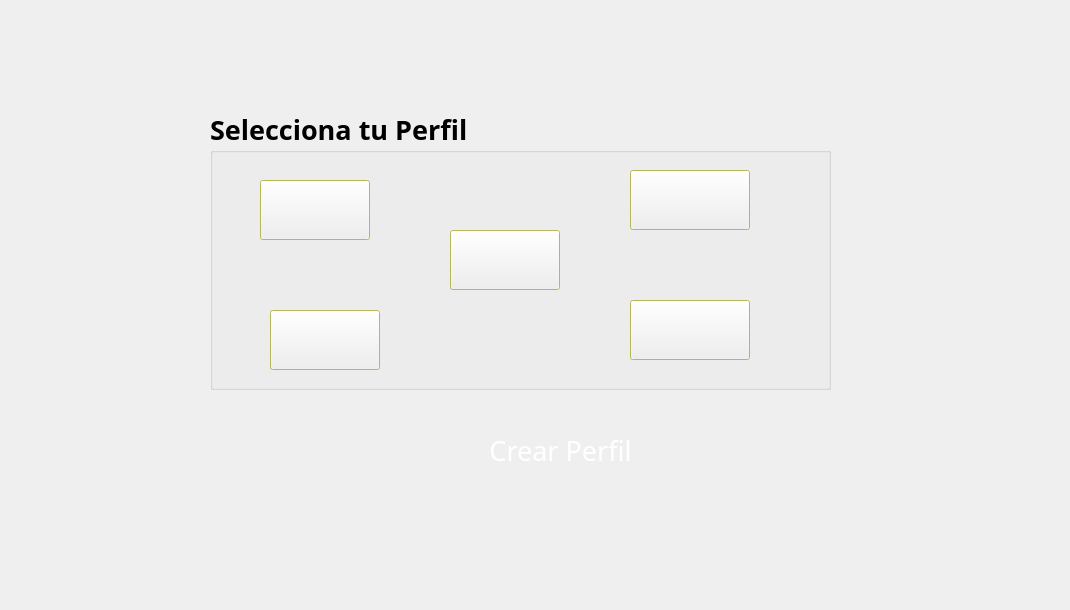
    <widget class="QWidget" name="Profiles">
     <widget class="QLabel" name="label_22">
      <property name="geometry">
       <rect>
        <x>80</x>
        <y>200</y>
        <width>20</width>
        <height>290</height>
       </rect>
      </property>
      <property name="text">
       <string/>
      </property>
      <property name="pixmap">
       <pixmap resource="Images.qrc">:/images/Cables.png</pixmap>
      </property>
     </widget>
     <widget class="QLabel" name="label_23">
      <property name="geometry">
       <rect>
        <x>80</x>
        <y>0</y>
        <width>20</width>
        <height>200</height>
       </rect>
      </property>
      <property name="text">
       <string/>
      </property>
      <property name="pixmap">
       <pixmap resource="Images.qrc">:/images/Cables.png</pixmap>
      </property>
     </widget>
     <widget class="QLabel" name="label_25">
      <property name="geometry">
       <rect>
        <x>100</x>
        <y>0</y>
        <width>20</width>
        <height>200</height>
       </rect>
      </property>
      <property name="text">
       <string/>
      </property>
      <property name="pixmap">
       <pixmap resource="Images.qrc">:/images/Cables.png</pixmap>
      </property>
     </widget>
     <widget class="QLabel" name="label_24">
      <property name="geometry">
       <rect>
        <x>100</x>
        <y>200</y>
        <width>20</width>
        <height>290</height>
       </rect>
      </property>
      <property name="text">
       <string/>
      </property>
      <property name="pixmap">
       <pixmap resource="Images.qrc">:/images/Cables.png</pixmap>
      </property>
     </widget>
     <widget class="QLabel" name="label_21">
      <property name="geometry">
       <rect>
        <x>70</x>
        <y>490</y>
        <width>121</width>
        <height>111</height>
       </rect>
      </property>
      <property name="text">
       <string/>
      </property>
      <property name="pixmap">
       <pixmap resource="Images.qrc">:/images/Centro de Mando.png</pixmap>
      </property>
      <property name="scaledContents">
       <bool>true</bool>
      </property>
     </widget>
     <widget class="QLabel" name="label_16">
      <property name="geometry">
       <rect>
        <x>370</x>
        <y>540</y>
        <width>61</width>
        <height>61</height>
       </rect>
      </property>
      <property name="text">
       <string/>
      </property>
      <property name="pixmap">
       <pixmap resource="Images.qrc">:/images/Caja1.png</pixmap>
      </property>
     </widget>
     <widget class="QLabel" name="label_10">
      <property name="geometry">
       <rect>
        <x>290</x>
        <y>490</y>
        <width>81</width>
        <height>71</height>
       </rect>
      </property>
      <property name="text">
       <string/>
      </property>
      <property name="pixmap">
       <pixmap resource="Images.qrc">:/images/Caja1.png</pixmap>
      </property>
      <property name="scaledContents">
       <bool>true</bool>
      </property>
     </widget>
     <widget class="QLabel" name="label_15">
      <property name="geometry">
       <rect>
        <x>250</x>
        <y>560</y>
        <width>51</width>
        <height>41</height>
       </rect>
      </property>
      <property name="text">
       <string/>
      </property>
      <property name="pixmap">
       <pixmap resource="Images.qrc">:/images/Caja1.png</pixmap>
      </property>
      <property name="scaledContents">
       <bool>true</bool>
      </property>
     </widget>
     <widget class="QLabel" name="label_13">
      <property name="geometry">
       <rect>
        <x>600</x>
        <y>540</y>
        <width>61</width>
        <height>61</height>
       </rect>
      </property>
      <property name="text">
       <string/>
      </property>
      <property name="pixmap">
       <pixmap resource="Images.qrc">:/images/Caja1.png</pixmap>
      </property>
     </widget>
     <widget class="QLabel" name="label_14">
      <property name="geometry">
       <rect>
        <x>660</x>
        <y>540</y>
        <width>61</width>
        <height>61</height>
       </rect>
      </property>
      <property name="text">
       <string/>
      </property>
      <property name="pixmap">
       <pixmap resource="Images.qrc">:/images/Caja1.png</pixmap>
      </property>
     </widget>
     <widget class="QPushButton" name="btn_ir_CrearPerfil">
      <property name="geometry">
       <rect>
        <x>450</x>
        <y>420</y>
        <width>221</width>
        <height>60</height>
       </rect>
      </property>
      <property name="palette">
       <palette>
        <active>
         <colorrole role="ButtonText">
          <brush brushstyle="SolidPattern">
           <color alpha="255">
            <red>255</red>
            <green>255</green>
            <blue>255</blue>
           </color>
          </brush>
         </colorrole>
        </active>
        <inactive>
         <colorrole role="ButtonText">
          <brush brushstyle="SolidPattern">
           <color alpha="255">
            <red>255</red>
            <green>255</green>
            <blue>255</blue>
           </color>
          </brush>
         </colorrole>
        </inactive>
        <disabled>
         <colorrole role="ButtonText">
          <brush brushstyle="SolidPattern">
           <color alpha="255">
            <red>120</red>
            <green>120</green>
            <blue>120</blue>
           </color>
          </brush>
         </colorrole>
        </disabled>
       </palette>
      </property>
      <property name="font">
       <font>
        <family>Showcard Gothic</family>
        <pointsize>20</pointsize>
       </font>
      </property>
      <property name="text">
       <string>Crear Perfil</string>
      </property>
      <property name="flat">
       <bool>true</bool>
      </property>
     </widget>
     <widget class="QLabel" name="label_17">
      <property name="geometry">
       <rect>
        <x>850</x>
        <y>490</y>
        <width>61</width>
        <height>61</height>
       </rect>
      </property>
      <property name="text">
       <string/>
      </property>
      <property name="pixmap">
       <pixmap resource="Images.qrc">:/images/Caja1.png</pixmap>
      </property>
     </widget>
     <widget class="QLabel" name="label_11">
      <property name="geometry">
       <rect>
        <x>1000</x>
        <y>10</y>
        <width>61</width>
        <height>431</height>
       </rect>
      </property>
      <property name="text">
       <string/>
      </property>
      <property name="pixmap">
       <pixmap resource="Images.qrc">:/images/Cables.png</pixmap>
      </property>
     </widget>
     <widget class="QLabel" name="label_12">
      <property name="geometry">
       <rect>
        <x>980</x>
        <y>440</y>
        <width>61</width>
        <height>61</height>
       </rect>
      </property>
      <property name="text">
       <string/>
      </property>
      <property name="pixmap">
       <pixmap resource="Images.qrc">:/images/Caja1.png</pixmap>
      </property>
     </widget>
     <widget class="QGroupBox" name="groupBox">
      <property name="enabled">
       <bool>true</bool>
      </property>
      <property name="geometry">
       <rect>
        <x>210</x>
        <y>110</y>
        <width>621</width>
        <height>280</height>
       </rect>
      </property>
      <property name="palette">
       <palette>
        <active>
         <colorrole role="WindowText">
          <brush brushstyle="SolidPattern">
           <color alpha="255">
            <red>0</red>
            <green>0</green>
            <blue>0</blue>
           </color>
          </brush>
         </colorrole>
         <colorrole role="Base">
          <brush brushstyle="SolidPattern">
           <color alpha="255">
            <red>255</red>
            <green>255</green>
            <blue>255</blue>
           </color>
          </brush>
         </colorrole>
         <colorrole role="Window">
          <brush brushstyle="SolidPattern">
           <color alpha="255">
            <red>255</red>
            <green>255</green>
            <blue>127</blue>
           </color>
          </brush>
         </colorrole>
        </active>
        <inactive>
         <colorrole role="WindowText">
          <brush brushstyle="SolidPattern">
           <color alpha="255">
            <red>0</red>
            <green>0</green>
            <blue>0</blue>
           </color>
          </brush>
         </colorrole>
         <colorrole role="Base">
          <brush brushstyle="SolidPattern">
           <color alpha="255">
            <red>255</red>
            <green>255</green>
            <blue>255</blue>
           </color>
          </brush>
         </colorrole>
         <colorrole role="Window">
          <brush brushstyle="SolidPattern">
           <color alpha="255">
            <red>255</red>
            <green>255</green>
            <blue>127</blue>
           </color>
          </brush>
         </colorrole>
        </inactive>
        <disabled>
         <colorrole role="WindowText">
          <brush brushstyle="SolidPattern">
           <color alpha="255">
            <red>120</red>
            <green>120</green>
            <blue>120</blue>
           </color>
          </brush>
         </colorrole>
         <colorrole role="Base">
          <brush brushstyle="SolidPattern">
           <color alpha="255">
            <red>255</red>
            <green>255</green>
            <blue>127</blue>
           </color>
          </brush>
         </colorrole>
         <colorrole role="Window">
          <brush brushstyle="SolidPattern">
           <color alpha="255">
            <red>255</red>
            <green>255</green>
            <blue>127</blue>
           </color>
          </brush>
         </colorrole>
        </disabled>
       </palette>
      </property>
      <property name="font">
       <font>
        <family>Showcard Gothic</family>
        <pointsize>20</pointsize>
        <weight>75</weight>
        <bold>true</bold>
       </font>
      </property>
      <property name="title">
       <string>Selecciona tu Perfil</string>
      </property>
      <property name="flat">
       <bool>true</bool>
      </property>
      <widget class="QPushButton" name="player1">
       <property name="geometry">
        <rect>
         <x>50</x>
         <y>70</y>
         <width>110</width>
         <height>60</height>
        </rect>
       </property>
       <property name="palette">
        <palette>
         <active>
          <colorrole role="ButtonText">
           <brush brushstyle="SolidPattern">
            <color alpha="255">
             <red>255</red>
             <green>255</green>
             <blue>255</blue>
            </color>
           </brush>
          </colorrole>
         </active>
         <inactive>
          <colorrole role="ButtonText">
           <brush brushstyle="SolidPattern">
            <color alpha="255">
             <red>255</red>
             <green>255</green>
             <blue>255</blue>
            </color>
           </brush>
          </colorrole>
         </inactive>
         <disabled>
          <colorrole role="ButtonText">
           <brush brushstyle="SolidPattern">
            <color alpha="255">
             <red>120</red>
             <green>120</green>
             <blue>120</blue>
            </color>
           </brush>
          </colorrole>
         </disabled>
        </palette>
       </property>
       <property name="font">
        <font>
         <family>Showcard Gothic</family>
         <pointsize>12</pointsize>
        </font>
       </property>
       <property name="text">
        <string/>
       </property>
      </widget>
      <widget class="QPushButton" name="player2">
       <property name="geometry">
        <rect>
         <x>60</x>
         <y>200</y>
         <width>110</width>
         <height>60</height>
        </rect>
       </property>
       <property name="palette">
        <palette>
         <active>
          <colorrole role="ButtonText">
           <brush brushstyle="SolidPattern">
            <color alpha="255">
             <red>255</red>
             <green>255</green>
             <blue>255</blue>
            </color>
           </brush>
          </colorrole>
         </active>
         <inactive>
          <colorrole role="ButtonText">
           <brush brushstyle="SolidPattern">
            <color alpha="255">
             <red>255</red>
             <green>255</green>
             <blue>255</blue>
            </color>
           </brush>
          </colorrole>
         </inactive>
         <disabled>
          <colorrole role="ButtonText">
           <brush brushstyle="SolidPattern">
            <color alpha="255">
             <red>120</red>
             <green>120</green>
             <blue>120</blue>
            </color>
           </brush>
          </colorrole>
         </disabled>
        </palette>
       </property>
       <property name="font">
        <font>
         <family>Showcard Gothic</family>
         <pointsize>12</pointsize>
        </font>
       </property>
       <property name="text">
        <string/>
       </property>
      </widget>
      <widget class="QPushButton" name="player3">
       <property name="geometry">
        <rect>
         <x>240</x>
         <y>120</y>
         <width>110</width>
         <height>60</height>
        </rect>
       </property>
       <property name="palette">
        <palette>
         <active>
          <colorrole role="ButtonText">
           <brush brushstyle="SolidPattern">
            <color alpha="255">
             <red>255</red>
             <green>255</green>
             <blue>255</blue>
            </color>
           </brush>
          </colorrole>
         </active>
         <inactive>
          <colorrole role="ButtonText">
           <brush brushstyle="SolidPattern">
            <color alpha="255">
             <red>255</red>
             <green>255</green>
             <blue>255</blue>
            </color>
           </brush>
          </colorrole>
         </inactive>
         <disabled>
          <colorrole role="ButtonText">
           <brush brushstyle="SolidPattern">
            <color alpha="255">
             <red>120</red>
             <green>120</green>
             <blue>120</blue>
            </color>
           </brush>
          </colorrole>
         </disabled>
        </palette>
       </property>
       <property name="font">
        <font>
         <family>Showcard Gothic</family>
         <pointsize>12</pointsize>
        </font>
       </property>
       <property name="text">
        <string/>
       </property>
      </widget>
      <widget class="QPushButton" name="player4">
       <property name="geometry">
        <rect>
         <x>420</x>
         <y>60</y>
         <width>120</width>
         <height>60</height>
        </rect>
       </property>
       <property name="palette">
        <palette>
         <active>
          <colorrole role="ButtonText">
           <brush brushstyle="SolidPattern">
            <color alpha="255">
             <red>255</red>
             <green>255</green>
             <blue>255</blue>
            </color>
           </brush>
          </colorrole>
         </active>
         <inactive>
          <colorrole role="ButtonText">
           <brush brushstyle="SolidPattern">
            <color alpha="255">
             <red>255</red>
             <green>255</green>
             <blue>255</blue>
            </color>
           </brush>
          </colorrole>
         </inactive>
         <disabled>
          <colorrole role="ButtonText">
           <brush brushstyle="SolidPattern">
            <color alpha="255">
             <red>120</red>
             <green>120</green>
             <blue>120</blue>
            </color>
           </brush>
          </colorrole>
         </disabled>
        </palette>
       </property>
       <property name="font">
        <font>
         <family>Showcard Gothic</family>
         <pointsize>12</pointsize>
        </font>
       </property>
       <property name="text">
        <string/>
       </property>
      </widget>
      <widget class="QPushButton" name="player5">
       <property name="geometry">
        <rect>
         <x>420</x>
         <y>190</y>
         <width>120</width>
         <height>60</height>
        </rect>
       </property>
       <property name="palette">
        <palette>
         <active>
          <colorrole role="ButtonText">
           <brush brushstyle="SolidPattern">
            <color alpha="255">
             <red>255</red>
             <green>255</green>
             <blue>255</blue>
            </color>
           </brush>
          </colorrole>
         </active>
         <inactive>
          <colorrole role="ButtonText">
           <brush brushstyle="SolidPattern">
            <color alpha="255">
             <red>255</red>
             <green>255</green>
             <blue>255</blue>
            </color>
           </brush>
          </colorrole>
         </inactive>
         <disabled>
          <colorrole role="ButtonText">
           <brush brushstyle="SolidPattern">
            <color alpha="255">
             <red>120</red>
             <green>120</green>
             <blue>120</blue>
            </color>
           </brush>
          </colorrole>
         </disabled>
        </palette>
       </property>
       <property name="font">
        <font>
         <family>Showcard Gothic</family>
         <pointsize>12</pointsize>
        </font>
       </property>
       <property name="text">
        <string/>
       </property>
      </widget>
     </widget>
    </widget>
